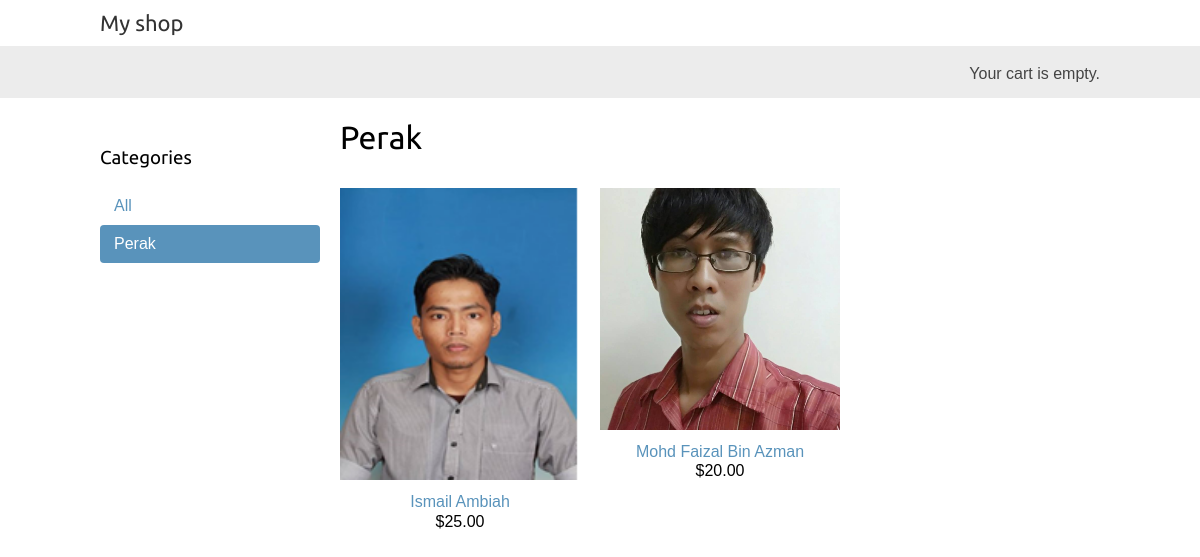
/shop/perak/, run on the app's committed database.
### shop/models.py (models this page shows, shortened)
class Category(models.Model):
    name = models.CharField(max_length=200,
                            db_index=True)
    slug = models.SlugField(max_length=200,
                            unique=True)
    class Meta:
        ordering = ('name',)
        verbose_name = 'category'
        verbose_name_plural = 'categories'
    def get_absolute_url(self):
            return reverse('shop:product_list_by_category',
                           args=[self.slug])

class Product(models.Model):
    category = models.ForeignKey(Category,
                                 related_name='products',
                                 on_delete=models.CASCADE)
    name = models.CharField(max_length=200, db_index=True)
    slug = models.SlugField(max_length=200, db_index=True)
    image = models.ImageField(upload_to='products/%Y/%m/%d',
                              blank=True)
    description = models.TextField(blank=True)
    price = models.DecimalField(max_digits=10, decimal_places=2)
    available = models.BooleanField(default=True)
    created = models.DateTimeField(auto_now_add=True)
    updated = models.DateTimeField(auto_now=True)
    class Meta:
        ordering = ('name',)
        index_together = (('id', 'slug'),)
    def get_absolute_url(self):
            return reverse('shop:product_detail',
                           args=[self.id, self.slug])

### shop/views.py (the view)
# urls.py: path('', views.product_list, name='product_list'),
def product_list(request, category_slug=None):
    category = None
    categories = Category.objects.all()
    products = Product.objects.filter(available=True)
    if category_slug:
        category = get_object_or_404(Category, slug=category_slug)
        products = products.filter(category=category)
    return render(request,
                  'shop/product/list.html',
                  {'category': category,
                   'categories': categories,
                   'products': products})

### shop/templates/shop/product/list.html (shortened to what this page needs)
{% extends "shop/base.html" %}
{% load static %}
{% block content %}
  <div id="sidebar">
    <h3>Categories</h3>
    <ul>
      <li {% if not category %}class="selected"{% endif %}>
        <a href="{% url "shop:product_list" %}">All</a>
      </li>
      {% for c in categories %}
        <li {% if category.slug == c.slug %}class="selected"{% endif %}>
          <a href="{{ c.get_absolute_url }}">{{ c.name }}</a>
        </li>
      {% endfor %}
    </ul>
  </div>
  <div id="main" class="product-list">
    <h1>{% if category %}{{ category.name }}{% else %}Products{% endif %}</h1>
    {% for product in products %}
      <div class="item">
        <a href="{{ product.get_absolute_url }}">
          <img src="{% if product.image %}{{ product.image.url }}{% else %}{% static "img/no_image.png" %}{% endif %}">
        </a>
        <a href="{{ product.get_absolute_url }}">{{ product.name }}</a><br>
        ${{ product.price }}
      </div>
    {% endfor %}
  </div>
{% endblock %}

### shop/static/css/base2.css (style rules this page uses)
body { margin:0; padding:0; font-family:helvetica, sans-serif; }
h1, h2, h3, h4, h5 , h6 { font-family: 'Ubuntu', sans-serif; font-weight:normal; }
a { text-decoration:none; color:#5993bb; }
#sidebar { width:220px; padding:30px 20px 0 0; float:left; }
#sidebar ul { margin:0; padding:0; }
#sidebar ul li { margin:0; list-style:none; padding:10px 14px; }
#sidebar ul li a { display:block; }
#sidebar ul li.selected { background:#5993bb; border-radius:4px; }
#sidebar ul li.selected a { color:#fff; }
#main { float:left; width: 96%; margin-right:-220px; overflow:hidden; }
.product-list .item { width:25%; padding:10px 20px 10px 0; float:left; text-align:center; line-height:1.2; }
.product-list .item img { width:100%; margin-bottom:8px; }

### data on the page
Category: name "Perak"
Product: image (picture), name "Ismail Ambiah", price "25.00"
Product: image (picture), name "Mohd Faizal Bin Azman", price "20.00"
